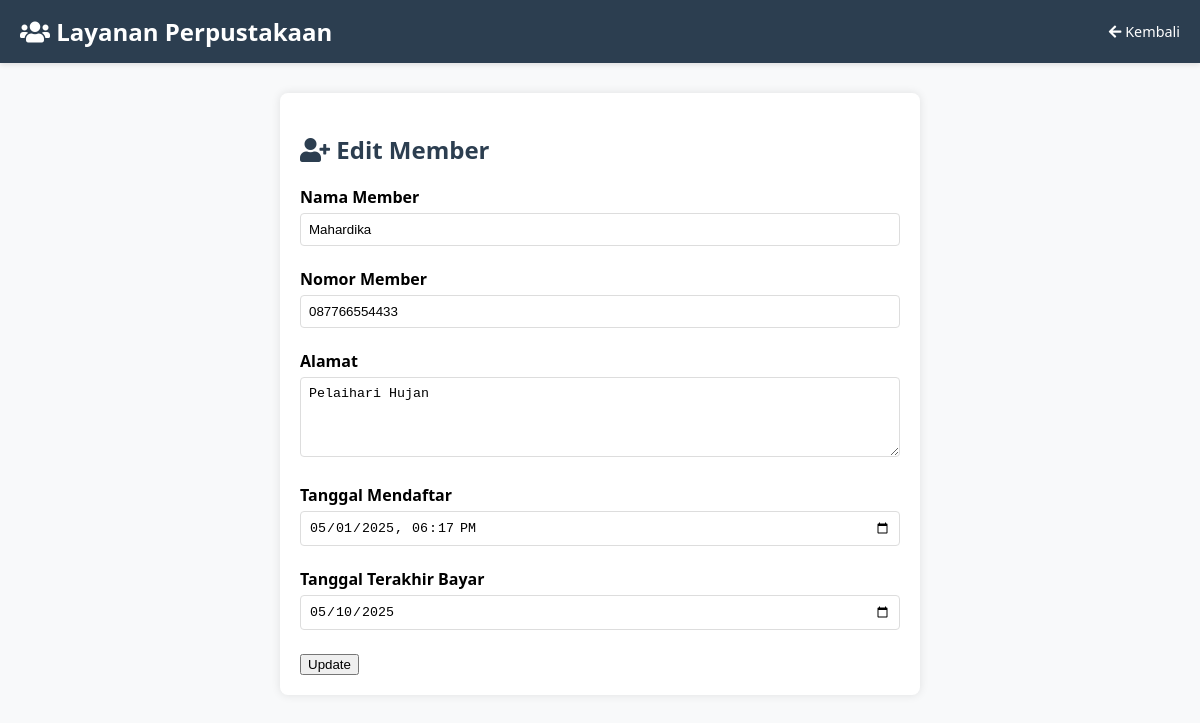
The app's page /PRAK501/FormMember.php?id=10 with its own data.
### tables this page shows
CREATE TABLE `member` (
  `id_member` int(11) NOT NULL,
  `nama_member` varchar(250) DEFAULT NULL,
  `nomor_member` varchar(15) DEFAULT NULL,
  `alamat` text DEFAULT NULL,
  `tgl_mendaftar` datetime DEFAULT NULL,
  `tgl_terakhir_bayar` date DEFAULT NULL
);

### PRAK501/Model.php (called while the page is built, shortened)
<?php
function getData($query) {
    $conn = getConnection();
    $result = mysqli_query($conn, $query);
    $rows = [];
    while ($row = mysqli_fetch_assoc($result)) {
        $rows[] = $row;
    }
    return $rows;
}
?>

### PRAK501/FormMember.php (the view, shortened to what this page needs)
<?php
require 'Model.php';
$id_member = isset($_GET['id']) ? $_GET['id'] : null;
$memberData = null;
if ($id_member) {
    $memberData = getData("SELECT * FROM member WHERE id_member = '$id_member'");
    $memberData = $memberData ? $memberData[0] : null;
}
?>
<!DOCTYPE html>
<html lang="en">
<head>
    <link rel="stylesheet" href="https://cdnjs.cloudflare.com/ajax/libs/font-awesome/5.15.3/css/all.min.css">
</head>
<body>
    <div class="header">
        <h1><i class="fas fa-users"></i> Layanan Perpustakaan</h1>
        <a href="Member.php" class="back-btn"><i class="fas fa-arrow-left"></i> Kembali</a>
    </div>
    <div class="container">
        <h2><i class="fas fa-user-plus"></i> <?= $id_member ? 'Edit' : 'Tambah' ?> Member</h2>
        <form action="FormMember.php<?= $id_member ? '?id=' . $id_member : '' ?>" method="POST">
            <label for="nama_member">Nama Member</label>
            <input type="text" id="nama_member" name="nama_member" value="<?= $memberData['nama_member'] ?? '' ?>" required>
            <br><br>
            <label for="nomor_member">Nomor Member</label>
            <input type="text" id="nomor_member" name="nomor_member" value="<?= $memberData['nomor_member'] ?? '' ?>" required>
            <br><br>
            <label for="alamat">Alamat</label>
            <textarea id="alamat" name="alamat" required><?= $memberData['alamat'] ?? '' ?></textarea>
            <br><br>
            <label for="tgl_mendaftar">Tanggal Mendaftar</label>
            <input type="datetime-local" id="tgl_mendaftar" name="tgl_mendaftar" value="<?= $memberData['tgl_mendaftar'] ? date('Y-m-d\TH:i', strtotime($memberData['tgl_mendaftar'])) : '' ?>" required>
            <br><br>
            <label for="tgl_terakhir_bayar">Tanggal Terakhir Bayar</label>
            <input type="date" id="tgl_terakhir_bayar" name="tgl_terakhir_bayar" value="<?= $memberData['tgl_terakhir_bayar'] ? date('Y-m-d', strtotime($memberData['tgl_terakhir_bayar'])) : '' ?>" required>
            <br><br>
            <button type="submit" name="submit"><?= $id_member ? 'Update' : 'Simpan' ?></button>
        </form>
    </div>
</body>
</html>

### PRAK501/FormMember.php (style rules this page uses)
body { font-family: 'Segoe UI', Tahoma, Geneva, Verdana, sans-serif; margin: 0; padding: 0; background-color: #f8f9fa; }
.header { background-color: #2c3e50; color: white; padding: 15px 20px; display: flex; justify-content: space-between; align-items: center; box-shadow: 0 2px 5px rgba(0,0,0,0.1); }
.header h1 { margin: 0; font-size: 1.5rem; }
.back-btn { color: white; text-decoration: none; font-size: 0.9rem; }
.container { max-width: 600px; margin: 30px auto; padding: 20px; background: white; border-radius: 8px; box-shadow: 0 0 10px rgba(0,0,0,0.1); }
h2 { color: #2c3e50; }
label { display: block; margin-bottom: 5px; font-weight: bold; }
input[type="text"], input[type="datetime-local"], input[type="date"], textarea { width: 100%; padding: 8px; border: 1px solid #ddd; border-radius: 4px; box-sizing: border-box; }
textarea { height: 80px; }

### records on screen
member: nama_member "Mahardika", nomor_member "087766554433", alamat "Pelaihari Hujan", tgl_mendaftar "05/01/2025 18:17", tgl_terakhir_bayar "05/10/2025"
